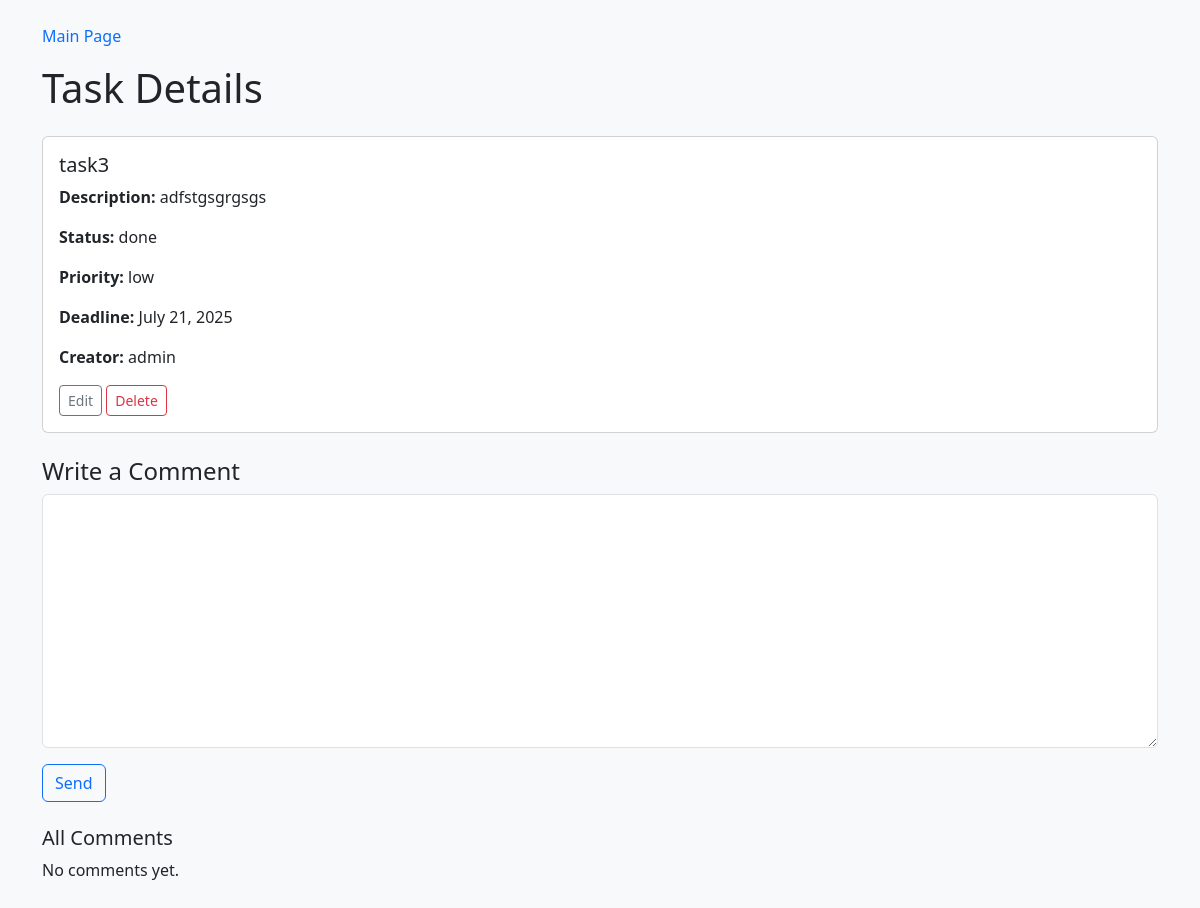
The app's page /3, older data.
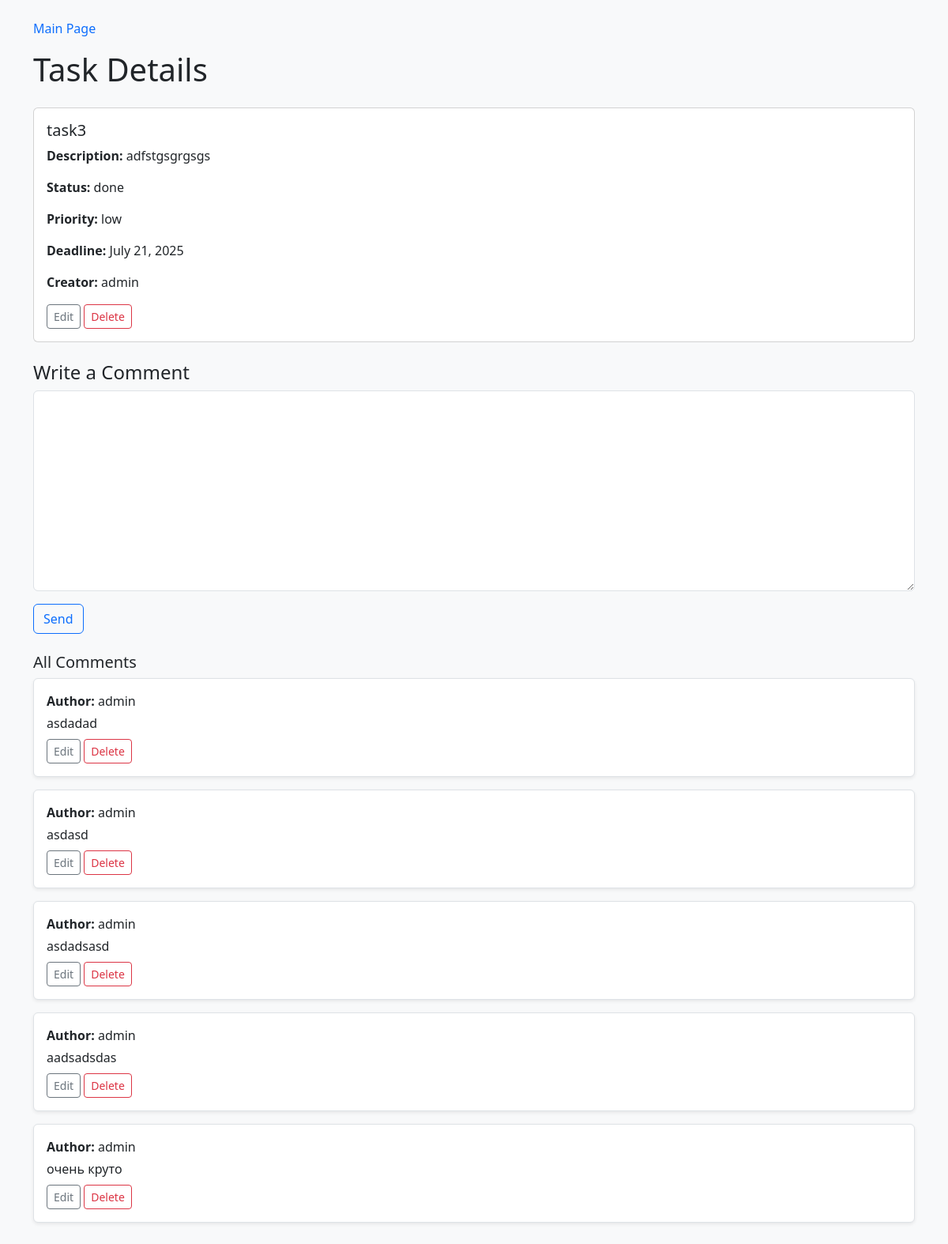
The same page, newer data.
### TasksApp/models.py (models this page shows)
class Comment(models.Model):
    task = models.ForeignKey(Task,on_delete=models.CASCADE,related_name='comments')
    creator = models.ForeignKey(User,on_delete=models.CASCADE)
    content = models.TextField()
    created_at = models.DateTimeField(auto_now_add=True)

### TasksApp/views.py (the view, shortened to what this page needs)
# urls.py: path('<int:pk>',views.TaskDetailViews.as_view(),name='TaskDetail'),
class TaskDetailViews(DetailView):
    model = Task
    template_name = 'TaskDetail.html'
    context_object_name = 'task_info'
    def get_context_data(self, **kwargs):
        context = super().get_context_data(**kwargs)
        context['form'] = CommentForm()
        return context

### TasksApp/forms.py
class CommentForm(forms.ModelForm):
  class Meta:
    model = Comment
    fields = ['content']
  def __init__(self, *args, **kwargs):
        super(CommentForm, self).__init__(*args, **kwargs)
        self.fields["content"].widget.attrs.update({"class": "form-control"})

### templates/TaskDetail.html (shortened to what this page needs)
<!DOCTYPE html>
<html lang="en">
<head>
    <link href="https://cdn.jsdelivr.net/npm/bootstrap@5.3.7/dist/css/bootstrap.min.css" rel="stylesheet">
</head>
<body class="bg-light text-dark py-4">
    <div class="container">
        <nav class="mb-3">
            <a href="{% url 'TaskList' %}" class="text-decoration-none text-primary">Main Page</a>
        </nav>
        <h1 class="mb-4">Task Details</h1>
        <div class="card mb-4">
            <div class="card-body">
                <h5 class="card-title">{{ task_info.title }}</h5>
                <p class="card-text"><strong>Description:</strong> {{ task_info.description }}</p>
                <p class="card-text"><strong>Status:</strong> {{ task_info.status }}</p>
                <p class="card-text"><strong>Priority:</strong> {{ task_info.priority }}</p>
                <p class="card-text"><strong>Deadline:</strong> {{ task_info.deadline }}</p>
                <p class="card-text"><strong>Creator:</strong> {{ task_info.creator }}</p>
                <a href="{% url 'TaskEdit' task_info.id %}" class="btn btn-outline-secondary btn-sm">Edit</a>
                <a href="{% url 'TaskDelete' task_info.id %}" class="btn btn-outline-danger btn-sm">Delete</a>
            </div>
        </div>
        <h4>Write a Comment</h4>
        <form method="post" action="{% url 'TaskDetail' task_info.pk %}" class="mb-4">
            <div class="mb-3">
                {{ form.content }}
            </div>
            <button type="submit" class="btn btn-outline-primary">Send</button>
        </form>
        <h5>All Comments</h5>
        {% for comment in task_info.comments.all %}
            <div class="border rounded p-3 mb-3 bg-white shadow-sm">
                <p class="mb-1"><strong>Author:</strong> {{ comment.creator }}</p>
                <p class="mb-2">{{ comment.content }}</p>
                <a href="#" class="btn btn-sm btn-outline-secondary">Edit</a>
                <a href="{% url 'CommentDelete' comment.pk %}" class="btn btn-sm btn-outline-danger">Delete</a>
            </div>
        {% empty %}
            <p>No comments yet.</p>
        {% endfor %}
    </div>
</body>
</html>

Row changes from the older to the newer data that the page shows:
added Comment: creator "admin", content "asdadad"
added Comment: creator "admin", content "asdasd"
added Comment: creator "admin", content "asdadsasd"
added Comment: creator "admin", content "aadsadsdas"
added Comment: creator "admin", content "очень круто"
Text that changed along with them:
text no longer shown: "No comments yet."
